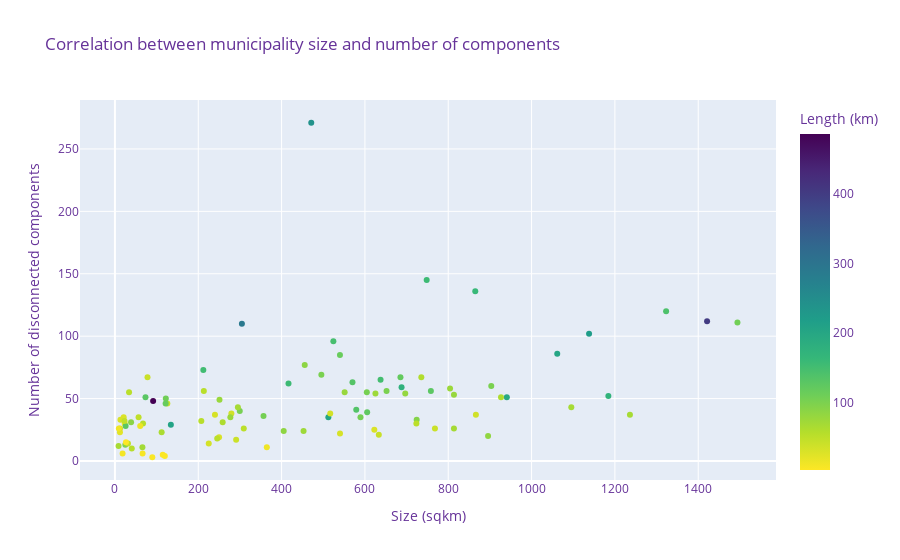

Notebook source saved alongside this figure:
### Code cell
# Plot correlation between municipality size and no of componentsß
fig = px.scatter(
    muni_network_counts, 
    x='area_sqkm', 
    y='component_count',
    color="infra_km",
    title='Correlation between municipality size and number of components', 
    hover_data=['navn'],
    color_continuous_scale='viridis_r',
    labels={
        "area_sqkm": "Size (sqkm)",
        "infra_km": "Length (km)",
        "component_count": "Number of disconnected components",
        "navn": "Municipality"
        })

fig.update_layout(
    font=dict(
        size=12,
        color="RebeccaPurple"
    )
)
fig.show()

### Figure 1 — Plotly figure (JSON) as saved in the notebook; plotly's stock layout.template omitted (floating-point values rounded to 4 significant figures)
{"data": [{"customdata": [["Aabenraa"], ["Aalborg"], ["Aarhus"], ["Albertslund"], ["Allerød"], ["Assens"], ["Ballerup"], ["Billund"], ["Bornholm"], ["Brøndby"], ["Brønderslev"], ["Dragør"], ["Egedal"], ["Esbjerg"], ["Faaborg-Midtfyn"], ["Fanø"], ["Favrskov"], ["Faxe"], ["Fredensborg"], ["Fredericia"], ["Frederiksberg"], ["Frederikshavn"], ["Frederikssund"], ["Furesø"], ["Gentofte"], ["Gladsaxe"], ["Glostrup"], ["Greve"], ["Gribskov"], ["Guldborgsund"], ["Haderslev"], ["Halsnæs"], ["Hedensted"], ["Helsingør"], ["Herlev"], ["Herning"], ["Hillerød"], ["Hjørring"], ["Holbæk"], ["Holstebro"], ["Horsens"], ["Hvidovre"], ["Høje-Taastrup"], ["Hørsholm"], ["Ikast-Brande"], ["Ishøj"], ["Jammerbugt"], ["Kalundborg"], ["Kerteminde"], ["Kolding"], ["København"], ["Køge"], ["Langeland"], ["Lejre"], ["Lemvig"], ["Lolland"], ["Lyngby-Taarbæk"], ["Læsø"], ["Mariagerfjord"], ["Middelfart"], ["Morsø"], ["Norddjurs"], ["Nordfyns"], ["Nyborg"], ["Næstved"], ["Odder"], ["Odense"], ["Odsherred"], ["Randers"], ["Rebild"], ["Ringkøbing-Skjern"], ["Ringsted"], ["Roskilde"], ["Rudersdal"], ["Rødovre"], ["Samsø"], ["Silkeborg"], ["Skanderborg"], ["Skive"], ["Slagelse"], ["Solrød"], ["Sorø"], ["Stevns"], ["Struer"], ["Svendborg"], ["Syddjurs"], ["Sønderborg"], ["Thisted"], ["Tårnby"], ["Tønder"], ["Vallensbæk"], ["Varde"], ["Vejen"], ["Vejle"], ["Vesthimmerlands"], ["Viborg"], ["Vordingborg"], ["Ærø"]], "hovertemplate": "Size (sqkm)=%{x}<br>Number of disconnected components=%{y}<br>Municipality=%{customdata[0]}<br>Length (km)=%{marker.color}<extra></extra>", "legendgroup": "", "marker": {"color": [193.5, 218.8, 240.6, 9.894, 54.39, 202.6, 53.35, 32.69, 106.3, 29.43, 42.88, 9.694, 41.89, 127.7, 149.5, 7.959, 116.3, 85.92, 64.64, 206.7, 67.24, 101.3, 78.06, 49.3, 127.1, 95.51, 30.83, 15.69, 37.13, 101.1, 79.83, 109.1, 78.81, 118.0, 23.29, 141.6, 53.83, 62.55, 136.2, 76.32, 147.1, 48.31, 42.16, 47.13, 59.68, 3.367, 36.94, 124.3, 54.98, 104.1, 485.6, 62.52, 40.71, 32.42, 34.28, 83.73, 89.6, 5.13, 93.92, 104.1, 13.72, 52.3, 74.64, 77.49, 120.9, 33.71, 289.3, 105.8, 156.6, 29.73, 108.2, 68.78, 152.8, 129.4, 36.82, 4.484, 161.7, 86.82, 177.2, 135.0, 55.98, 52.44, 30.18, 51.86, 156.5, 81.58, 101.6, 68.59, 71.26, 172.3, 12.55, 68.12, 68.73, 203.6, 41.08, 401.9, 75.29, 6.247], "coloraxis": "coloraxis", "symbol": "circle"}, "mode": "markers", "name": "", "orientation": "v", "showlegend": false, "type": "scatter", "x": [940.6, 1138, 471.2, 23.44, 67.43, 512.2, 33.9, 540.2, 589.3, 20.99, 633.4, 18.41, 125.8, 758.3, 637.6, 66.41, 540.1, 405.1, 112.1, 134.3, 8.71, 651.9, 251.0, 56.8, 25.62, 24.93, 13.29, 60.62, 279.5, 903.3, 813.7, 122.2, 551.4, 121.7, 12.06, 1323.0, 213.4, 926.6, 579.2, 804.3, 524.3, 22.96, 78.2, 31.35, 735.4, 26.5, 866.4, 605.4, 207.3, 604.5, 91.7, 258.6, 290.9, 240.1, 516.7, 895.6, 38.8, 119.8, 724.2, 299.6, 364.6, 723.5, 452.8, 277.1, 685.3, 225.2, 304.8, 356.7, 748.2, 622.6, 1494.0, 295.1, 212.2, 73.38, 12.17, 114.8, 864.9, 455.6, 688.0, 570.1, 40.46, 309.3, 249.9, 245.5, 416.6, 696.8, 495.5, 1095.0, 65.99, 1184.0, 9.49, 1236.0, 813.7, 1062.0, 768.0, 1421.0, 625.3, 89.77], "xaxis": "x", "y": [51, 102, 271, 30, 30, 35, 55, 22, 35, 35, 21, 6, 46, 56, 65, 6, 85, 24, 23, 29, 12, 56, 49, 35, 28, 13, 33, 28, 38, 60, 53, 50, 55, 46, 23, 120, 56, 51, 41, 58, 96, 32, 67, 14, 67, 15, 37, 39, 32, 55, 48, 31, 17, 37, 38, 20, 31, 4, 33, 40, 11, 30, 24, 35, 67, 14, 110, 36, 145, 25, 111, 43, 73, 51, 26, 5, 136, 77, 59, 63, 10, 26, 19, 18, 62, 54, 69, 43, 11, 52, 26, 37, 26, 86, 26, 112, 54, 3], "yaxis": "y"}], "layout": {"coloraxis": {"colorbar": {"title": {"text": "Length (km)"}}, "colorscale": [[0, "#fde725"], [0.1111, "#b5de2b"], [0.2222, "#6ece58"], [0.3333, "#35b779"], [0.4444, "#1f9e89"], [0.5556, "#26828e"], [0.6667, "#31688e"], [0.7778, "#3e4989"], [0.8889, "#482878"], [1, "#440154"]]}, "font": {"color": "RebeccaPurple", "size": 12}, "legend": {"tracegroupgap": 0}, "title": {"text": "Correlation between municipality size and number of components"}, "xaxis": {"anchor": "y", "domain": [0, 1], "title": {"text": "Size (sqkm)"}}, "yaxis": {"anchor": "x", "domain": [0, 1], "title": {"text": "Number of disconnected components"}}}}
